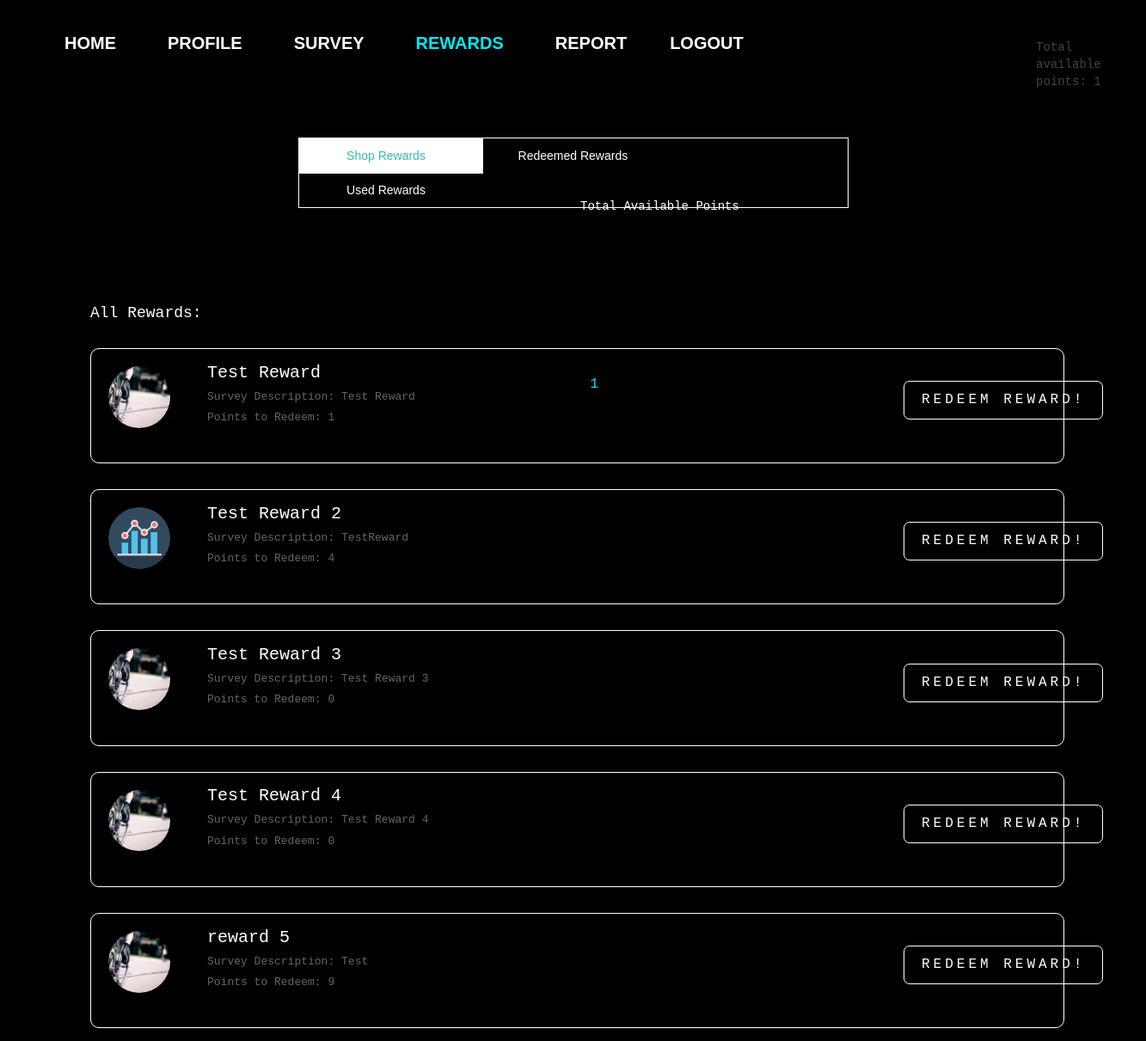
/shoprewards/ (signed in), run on the app's committed database.
### survey/models.py (models this page shows, shortened)
class TotalPoints(models.Model):
    user = models.ForeignKey(to=User, null=True, on_delete=models.SET_NULL,blank=True)
    points = models.IntegerField(default=0)

class Reward(models.Model):
    rewardtitle = models.CharField('Title', max_length=255)
    rewarddescription = models.CharField('Reward Description',max_length=5000)
    reward_pic = models.ImageField(upload_to='reward_pics', blank=True)
    requiredpoints = models.IntegerField(default=12)

### survey/views.py (the view)
# urls.py: path('shoprewards/', survey_views.shoprewards_view, name='shoprewards'),
@login_required
def shoprewards_view(request):
    context={
        'displayedpoints': TotalPoints.objects.get_or_create(user=request.user),
        'displayedrewards':Reward.objects.all()
    }
    return render(request, 'survey/shoprewards.html', context)

### survey/templates/survey/shoprewards.html (shortened to what this page needs)
{% extends "survey/base.html" %}
{% load static %}
{% block css %}
<link rel="stylesheet" type="text/css" href="{% static 'survey/rewards.css' %}">
{% endblock %}
{% block navbar %}
<div class="nav_box">
<header class="navbarheader">
<div class=nav>
  <ul class=navbarlist>
    <a href="{% url 'survey:dashboard' %}" role="button">Home</a>
    <a href="{% url 'accounts:profile' %}" role="button">Profile</a>
    <a href="{% url 'survey:survey' %}" role="button" >Survey</a>
    <a href="{% url 'survey:shoprewards' %}" role="button" class="active">Rewards</a>
    <a href="{% url 'survey:report' %}" role="button">Report</a>
    <a href="{% url 'logout' %}" id="logout">Logout</a>
  </ul>
</div>
</header>
</div>
{% endblock %}
{% block body_block %}
<div class="box submit-button">
  <a href="#" id="update-button">
      {% for user in displayedpoints %}
   {{user.points}}
{% endfor %}
  </a>
</div>
<div class="points">
    Total available points:
  {% for user in displayedpoints %}
    {{user.points}}
  {% endfor %}
</div>
<section>
  <nav>
    <div></div>
    <ul>
      <li onclick="window.location.href='/shoprewards'" class="active1">
      Shop Rewards
      </li>
      <li onclick="window.location.href='/redeemedrewards'">
      Redeemed Rewards
    </li>
    <li onclick="window.location.href='/usedrewards'">
      Used Rewards
    </li>
    </ul>
  </nav>
</section>
<div class="reward">
  <div class="totalptshead">
    Total Available Points
  </div>
<h2>
  All Rewards:
{% for reward in displayedrewards %}
<div class="indiv">
  <div class="uh-image">
    <img class="uh-image-inner" src="{{reward.reward_pic.url}}">
  </div>
  <div class="title">
  {{reward.rewardtitle}}
  </div>
<div class="des">
  Survey Description:
  {{reward.rewarddescription}}
</div>
<div class="pts">
  Points to Redeem:
  {{reward.requiredpoints}}
</div>
<div class="btns">
   <a class="btn" href="{% url 'survey:redeem_update' pk=reward.pk %}" >Redeem Reward!</a>
</div>
</div>
{% endfor %}
</h2>
</div>
{% endblock %}

### survey/static/survey/base.css (style rules this page uses)
html { height: 100%; }
body { background: #000000; margin: auto; font-family: "Trebuchet MS", monospace; }
div { padding:5px; }

### survey/static/survey/nav.css (style rules this page uses)
.navbarheader { color: white; display: flex; align-items: center; justify-content: center; overflow: hidden; display: flex; align-items: center; justify-content: center; flex-direction: row; height:100px; position:fixed; }
nav { display: flex; justify-content: center; }
.navbarlist { display: flex; list-style-type: none; }
.navbarlist a { margin: 10px 30px; position: relative; color: white; font-family: 'Oswald', sans-serif; font-size: 20px; font-weight: bold; text-transform: uppercase; text-decoration: none; }
.navbarlist a:before { position: absolute; bottom: -2px; content: ''; width: 100%; height: 3px; background: #03e9f4; transform: translateX(-100%); opacity: 0; }
.navbarlist .active { color: #03e9f4; }
#logout { margin-left: 20px; }

### survey/static/survey/rewards.css (style rules this page uses)
.points { margin-top:-90px; margin-left: 1200px; color:rgb(68, 67, 67); }
.reward { margin-left: 100px; color:white; }
.totalptshead { margin-left:565px; }
.indiv { font-size: small; border: 1px solid #fff; margin-top: 30px; padding-left:100px; padding-top: 20px; margin-right: 90px; border-radius: 10px; }
.title { margin-left: 30px; font-size:20px; font-style: bold; }
.des { margin-left: 30px; color: rgb(102, 101, 101); }
.pts { margin-left: 30px; color: rgb(102, 101, 101); }
h2 { font-size: large; margin-top: 100px; }
section { position:relative; width:640px; margin:50px auto; }
nav { width:100%; }
nav ul li { display:inline-block; list-style:none; width:215px; text-align:center; font-family:Helvetica, sans-serif; border: 1px dashed rgba(255,255,255, 0); color:#fff; padding:10px 10px 10px 0; margin:-1px -5px -1px -1px; cursor:pointer; transition:all .2s; -webkit-transition:all .2s; }
a { color:white; }
nav ul { border: 1px solid #fff; position:absolute; width:100%; padding:0; z-index:100; }
.active1 { color:rgba(55, 186, 177, 1); background: #fff; }
.btns { margin-top:-100px; margin-left: 800px; }
.btn { color: #FFFFFF; border: 1.5px solid #FFFFFF; border-radius: 7px; position: relative; display: inline-block; padding: 10px 20px; margin: 40px; font-size: 16px; text-decoration: none; text-transform: uppercase; letter-spacing: 4px; transition: 0.5s; }
.uh-image { margin-left: -80px; margin-bottom: -80px; width: 7%; border-radius: 50%; border: 5px solid var(--white); overflow: hidden; position: relative; display: flex; justify-content: center; align-items: center; cursor: pointer; }
.uh-image:after { content: ""; display: block; padding-bottom: 100%; }
.uh-image-inner { width: 100%; height: 100%; position: absolute; object-fit: cover; }
.box { position: absolute; top: 50%; left: 50%; padding: 0px; transform: translate(-50%, -50%); background: rgba(0, 0, 0, 0.753); box-sizing: border-box; box-shadow: 0 15px 25px rgba(0,0,0,.6); border-radius: 0px; margin-top: 20px; }
.box a { display: inline-block; padding: 10px 120px; color: #03e9f4; font-size: 16px; text-decoration: none; text-transform: uppercase; overflow: hidden; transition: .5s; letter-spacing: 4px }
#update-button { position: absolute; margin-top:-200px; margin-left: -100px; margin-bottom: 100px; }

### data on the page
TotalPoints: points "1"
Reward: reward_pic (picture), rewardtitle "Test Reward", rewarddescription "Test Reward", requiredpoints "1"
Reward: reward_pic (picture), rewardtitle "Test Reward 2", rewarddescription "TestReward", requiredpoints "4"
Reward: reward_pic (picture), rewardtitle "Test Reward 3", rewarddescription "Test Reward 3", requiredpoints "0"
Reward: reward_pic (picture), rewardtitle "Test Reward 4", rewarddescription "Test Reward 4", requiredpoints "0"
Reward: reward_pic (picture), rewardtitle "reward 5", rewarddescription "Test", requiredpoints "9"
